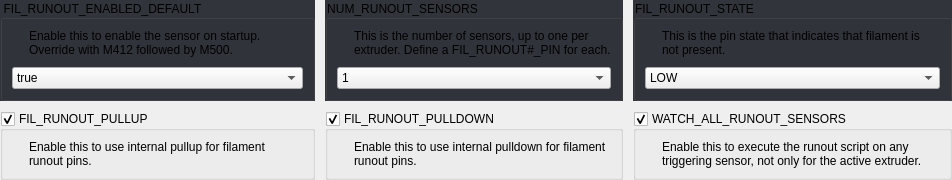
       <widget class="QWidget" name="widget_2" native="true">
        <layout class="QGridLayout" name="gridLayout_3">
         <property name="leftMargin">
          <number>0</number>
         </property>
         <property name="topMargin">
          <number>0</number>
         </property>
         <property name="rightMargin">
          <number>0</number>
         </property>
         <property name="bottomMargin">
          <number>0</number>
         </property>
         <property name="spacing">
          <number>10</number>
         </property>
         <item row="0" column="2">
          <widget class="QGroupBox" name="groupBox_6">
           <property name="focusPolicy">
            <enum>Qt::StrongFocus</enum>
           </property>
           <property name="styleSheet">
            <string notr="true">QGroupBox:!disabled {
	background: rgb(50, 52, 59);
}</string>
           </property>
           <property name="title">
            <string>FIL_RUNOUT_STATE</string>
           </property>
           <layout class="QGridLayout" name="gridLayout_11">
            <property name="spacing">
             <number>10</number>
            </property>
            <item row="0" column="1">
             <widget class="QLabel" name="label_16">
              <property name="text">
               <string>This is the pin state that indicates that filament is not present.</string>
              </property>
              <property name="wordWrap">
               <bool>true</bool>
              </property>
             </widget>
            </item>
            <item row="0" column="0">
             <widget class="QLabel" name="label_15">
              <property name="sizePolicy">
               <sizepolicy hsizetype="Fixed" vsizetype="Fixed">
                <horstretch>0</horstretch>
                <verstretch>0</verstretch>
               </sizepolicy>
              </property>
              <property name="text">
               <string/>
              </property>
              <property name="pixmap">
               <pixmap resource="../resources/resources.qrc">:/info_FILL0_wght100_GRAD0_opsz20.svg</pixmap>
              </property>
             </widget>
            </item>
            <item row="1" column="0" colspan="2">
             <widget class="Dropdown" name="uFilRunoutStateDropdown">
              <item>
               <property name="text">
                <string>LOW</string>
               </property>
              </item>
              <item>
               <property name="text">
                <string>HIGH</string>
               </property>
              </item>
             </widget>
            </item>
           </layout>
          </widget>
         </item>
         <item row="1" column="1">
          <widget class="QGroupBox" name="uFilRunoutPulldownBox">
           <property name="title">
            <string>FIL_RUNOUT_PULLDOWN</string>
           </property>
           <property name="checkable">
            <bool>true</bool>
           </property>
           <layout class="QGridLayout" name="gridLayout_13">
            <property name="spacing">
             <number>10</number>
            </property>
            <item row="0" column="0">
             <widget class="QLabel" name="label_19">
              <property name="sizePolicy">
               <sizepolicy hsizetype="Fixed" vsizetype="Fixed">
                <horstretch>0</horstretch>
                <verstretch>0</verstretch>
               </sizepolicy>
              </property>
              <property name="text">
               <string/>
              </property>
              <property name="pixmap">
               <pixmap resource="../resources/resources.qrc">:/info_FILL0_wght100_GRAD0_opsz20.svg</pixmap>
              </property>
             </widget>
            </item>
            <item row="0" column="1">
             <widget class="QLabel" name="label_20">
              <property name="text">
               <string>Enable this to use internal pulldown for filament runout pins.</string>
              </property>
              <property name="wordWrap">
               <bool>true</bool>
              </property>
             </widget>
            </item>
           </layout>
          </widget>
         </item>
         <item row="0" column="0">
          <widget class="QGroupBox" name="groupBox_2">
           <property name="focusPolicy">
            <enum>Qt::StrongFocus</enum>
           </property>
           <property name="styleSheet">
            <string notr="true">QGroupBox:!disabled {
	background: rgb(50, 52, 59);
}</string>
           </property>
           <property name="title">
            <string>FIL_RUNOUT_ENABLED_DEFAULT</string>
           </property>
           <layout class="QGridLayout" name="gridLayout_14">
            <property name="spacing">
             <number>10</number>
            </property>
            <item row="0" column="0">
             <widget class="QLabel" name="label_9">
              <property name="sizePolicy">
               <sizepolicy hsizetype="Fixed" vsizetype="Fixed">
                <horstretch>0</horstretch>
                <verstretch>0</verstretch>
               </sizepolicy>
              </property>
              <property name="text">
               <string/>
              </property>
              <property name="pixmap">
               <pixmap resource="../resources/resources.qrc">:/info_FILL0_wght100_GRAD0_opsz20.svg</pixmap>
              </property>
             </widget>
            </item>
            <item row="0" column="1">
             <widget class="QLabel" name="label_10">
              <property name="text">
               <string>Enable this to enable the sensor on startup. Override with M412 followed by M500.</string>
              </property>
              <property name="wordWrap">
               <bool>true</bool>
              </property>
             </widget>
            </item>
            <item row="1" column="0" colspan="2">
             <widget class="Dropdown" name="uFilRunoutEnabledDefaultDropdown">
              <item>
               <property name="text">
                <string>true</string>
               </property>
              </item>
              <item>
               <property name="text">
                <string>false</string>
               </property>
              </item>
             </widget>
            </item>
           </layout>
          </widget>
         </item>
         <item row="1" column="0">
          <widget class="QGroupBox" name="uFilRunoutPullupBox">
           <property name="title">
            <string>FIL_RUNOUT_PULLUP</string>
           </property>
           <property name="checkable">
            <bool>true</bool>
           </property>
           <layout class="QGridLayout" name="gridLayout_15">
            <property name="spacing">
             <number>10</number>
            </property>
            <item row="0" column="0">
             <widget class="QLabel" name="label_17">
              <property name="sizePolicy">
               <sizepolicy hsizetype="Fixed" vsizetype="Fixed">
                <horstretch>0</horstretch>
                <verstretch>0</verstretch>
               </sizepolicy>
              </property>
              <property name="text">
               <string/>
              </property>
              <property name="pixmap">
               <pixmap resource="../resources/resources.qrc">:/info_FILL0_wght100_GRAD0_opsz20.svg</pixmap>
              </property>
             </widget>
            </item>
            <item row="0" column="1">
             <widget class="QLabel" name="label_18">
              <property name="text">
               <string>Enable this to use internal pullup for filament runout pins.</string>
              </property>
              <property name="wordWrap">
               <bool>true</bool>
              </property>
             </widget>
            </item>
           </layout>
          </widget>
         </item>
         <item row="0" column="1">
          <widget class="QGroupBox" name="groupBox_3">
           <property name="focusPolicy">
            <enum>Qt::StrongFocus</enum>
           </property>
           <property name="styleSheet">
            <string notr="true">QGroupBox:!disabled {
	background: rgb(50, 52, 59);
}</string>
           </property>
           <property name="title">
            <string>NUM_RUNOUT_SENSORS</string>
           </property>
           <layout class="QGridLayout" name="gridLayout_12">
            <property name="spacing">
             <number>10</number>
            </property>
            <item row="0" column="0">
             <widget class="QLabel" name="label_13">
              <property name="sizePolicy">
               <sizepolicy hsizetype="Fixed" vsizetype="Fixed">
                <horstretch>0</horstretch>
                <verstretch>0</verstretch>
               </sizepolicy>
              </property>
              <property name="text">
               <string/>
              </property>
              <property name="pixmap">
               <pixmap resource="../resources/resources.qrc">:/info_FILL0_wght100_GRAD0_opsz20.svg</pixmap>
              </property>
             </widget>
            </item>
            <item row="0" column="1">
             <widget class="QLabel" name="label_14">
              <property name="text">
               <string>This is the number of sensors, up to one per extruder. Define a FIL_RUNOUT#_PIN for each.</string>
              </property>
              <property name="wordWrap">
               <bool>true</bool>
              </property>
             </widget>
            </item>
            <item row="1" column="0" colspan="2">
             <widget class="Dropdown" name="uNumRunoutSensorsDropdown">
              <item>
               <property name="text">
                <string>1</string>
               </property>
              </item>
              <item>
               <property name="text">
                <string>2</string>
               </property>
              </item>
              <item>
               <property name="text">
                <string>3</string>
               </property>
              </item>
              <item>
               <property name="text">
                <string>4</string>
               </property>
              </item>
              <item>
               <property name="text">
                <string>5</string>
               </property>
              </item>
              <item>
               <property name="text">
                <string>6</string>
               </property>
              </item>
              <item>
               <property name="text">
                <string>7</string>
               </property>
              </item>
              <item>
               <property name="text">
                <string>8</string>
               </property>
              </item>
             </widget>
            </item>
           </layout>
          </widget>
         </item>
         <item row="1" column="2">
          <widget class="QGroupBox" name="uWatchAllRunoutSensorsBox">
           <property name="title">
            <string>WATCH_ALL_RUNOUT_SENSORS</string>
           </property>
           <property name="checkable">
            <bool>true</bool>
           </property>
           <layout class="QGridLayout" name="gridLayout_10">
            <property name="spacing">
             <number>10</number>
            </property>
            <item row="0" column="0">
             <widget class="QLabel" name="label_21">
              <property name="sizePolicy">
               <sizepolicy hsizetype="Fixed" vsizetype="Fixed">
                <horstretch>0</horstretch>
                <verstretch>0</verstretch>
               </sizepolicy>
              </property>
              <property name="text">
               <string/>
              </property>
              <property name="pixmap">
               <pixmap resource="../resources/resources.qrc">:/info_FILL0_wght100_GRAD0_opsz20.svg</pixmap>
              </property>
             </widget>
            </item>
            <item row="0" column="1">
             <widget class="QLabel" name="label_22">
              <property name="text">
               <string>Enable this to execute the runout script on any triggering sensor, not only for the active extruder.</string>
              </property>
              <property name="wordWrap">
               <bool>true</bool>
              </property>
             </widget>
            </item>
           </layout>
          </widget>
         </item>
        </layout>
       </widget>
